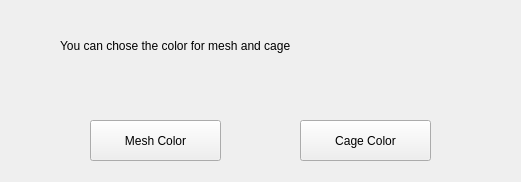
<?xml version="1.0" encoding="UTF-8"?>
<ui version="4.0">
 <class>ColorForm</class>
 <widget class="QWidget" name="ColorForm">
  <property name="geometry">
   <rect>
    <x>0</x>
    <y>0</y>
    <width>521</width>
    <height>182</height>
   </rect>
  </property>
  <property name="windowTitle">
   <string>Form</string>
  </property>
  <widget class="QPushButton" name="meshButton">
   <property name="geometry">
    <rect>
     <x>90</x>
     <y>120</y>
     <width>131</width>
     <height>41</height>
    </rect>
   </property>
   <property name="text">
    <string>Mesh Color</string>
   </property>
  </widget>
  <widget class="QPushButton" name="cageButton">
   <property name="geometry">
    <rect>
     <x>300</x>
     <y>120</y>
     <width>131</width>
     <height>41</height>
    </rect>
   </property>
   <property name="text">
    <string>Cage Color</string>
   </property>
  </widget>
  <widget class="QLabel" name="label">
   <property name="geometry">
    <rect>
     <x>60</x>
     <y>30</y>
     <width>521</width>
     <height>31</height>
    </rect>
   </property>
   <property name="styleSheet">
    <string notr="true">font: 16pt &quot;Ubuntu&quot;;</string>
   </property>
   <property name="text">
    <string>You can chose the color for mesh and cage</string>
   </property>
  </widget>
 </widget>
 <resources/>
 <connections/>
</ui>
